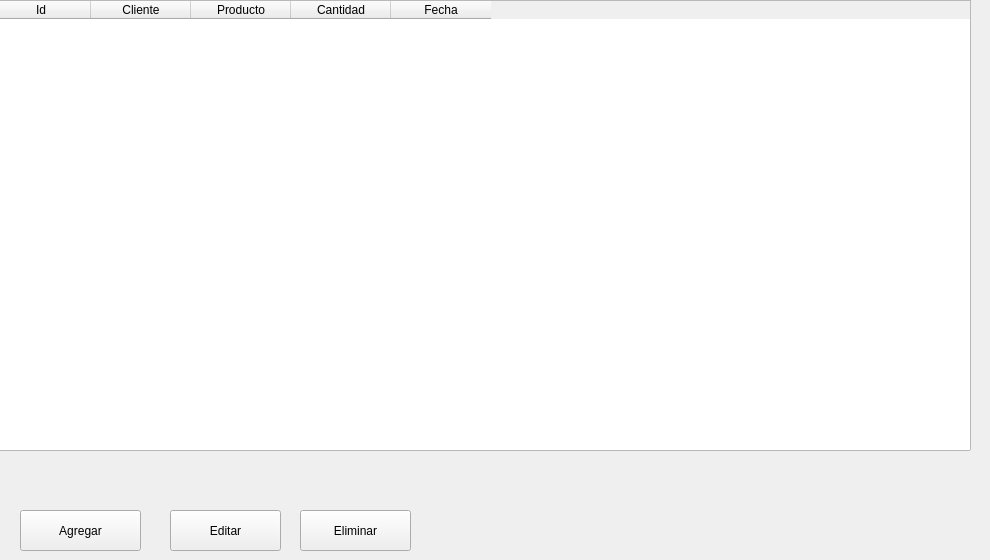
            <widget class="QWidget" name="despacho">
             <widget class="QTableWidget" name="tbl_despacho">
              <property name="geometry">
               <rect>
                <x>-10</x>
                <y>0</y>
                <width>981</width>
                <height>451</height>
               </rect>
              </property>
              <property name="styleSheet">
               <string notr="true">#tbl_despacho{
color:white
}

</string>
              </property>
              <column>
               <property name="text">
                <string>Id</string>
               </property>
              </column>
              <column>
               <property name="text">
                <string>Cliente</string>
               </property>
              </column>
              <column>
               <property name="text">
                <string>Producto</string>
               </property>
              </column>
              <column>
               <property name="text">
                <string>Cantidad</string>
               </property>
              </column>
              <column>
               <property name="text">
                <string>Fecha</string>
               </property>
              </column>
             </widget>
             <widget class="QPushButton" name="btn_agregarD">
              <property name="geometry">
               <rect>
                <x>20</x>
                <y>510</y>
                <width>121</width>
                <height>41</height>
               </rect>
              </property>
              <property name="cursor">
               <cursorShape>PointingHandCursor</cursorShape>
              </property>
              <property name="text">
               <string>Agregar</string>
              </property>
              <property name="icon">
               <iconset>
                <normaloff>img/agregar.png</normaloff>img/agregar.png</iconset>
              </property>
              <property name="iconSize">
               <size>
                <width>40</width>
                <height>40</height>
               </size>
              </property>
             </widget>
             <widget class="QPushButton" name="btn_editarD">
              <property name="geometry">
               <rect>
                <x>170</x>
                <y>510</y>
                <width>111</width>
                <height>41</height>
               </rect>
              </property>
              <property name="cursor">
               <cursorShape>PointingHandCursor</cursorShape>
              </property>
              <property name="text">
               <string>Editar</string>
              </property>
              <property name="icon">
               <iconset>
                <normaloff>img/actualizar.png</normaloff>img/actualizar.png</iconset>
              </property>
              <property name="iconSize">
               <size>
                <width>40</width>
                <height>40</height>
               </size>
              </property>
             </widget>
             <widget class="QPushButton" name="btn_eliminarD">
              <property name="geometry">
               <rect>
                <x>300</x>
                <y>510</y>
                <width>111</width>
                <height>41</height>
               </rect>
              </property>
              <property name="cursor">
               <cursorShape>PointingHandCursor</cursorShape>
              </property>
              <property name="text">
               <string>Eliminar</string>
              </property>
              <property name="icon">
               <iconset>
                <normaloff>img/basura.png</normaloff>img/basura.png</iconset>
              </property>
              <property name="iconSize">
               <size>
                <width>40</width>
                <height>40</height>
               </size>
              </property>
             </widget>
            </widget>
